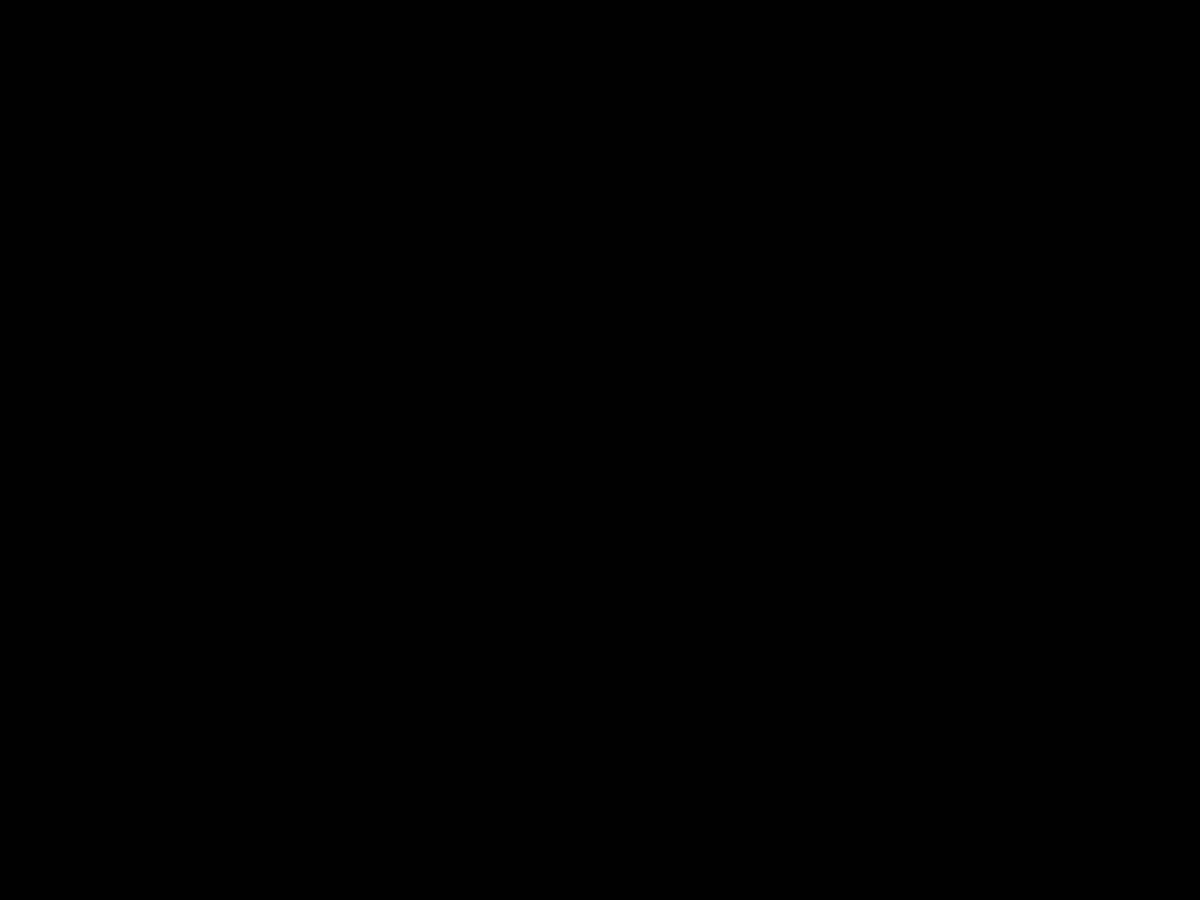
Frame 1 (no input)
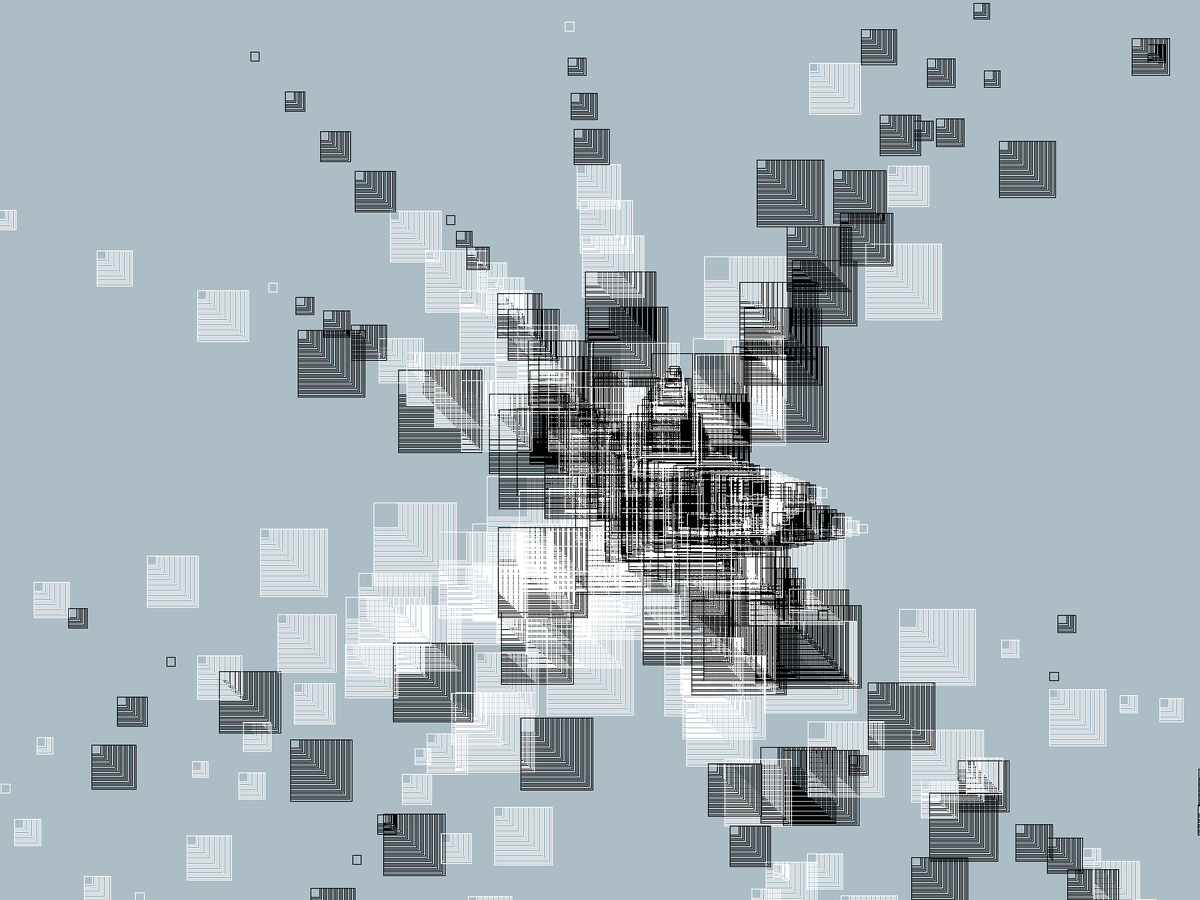
Frame 60 (the mouse pressed at the canvas centre just before this capture)
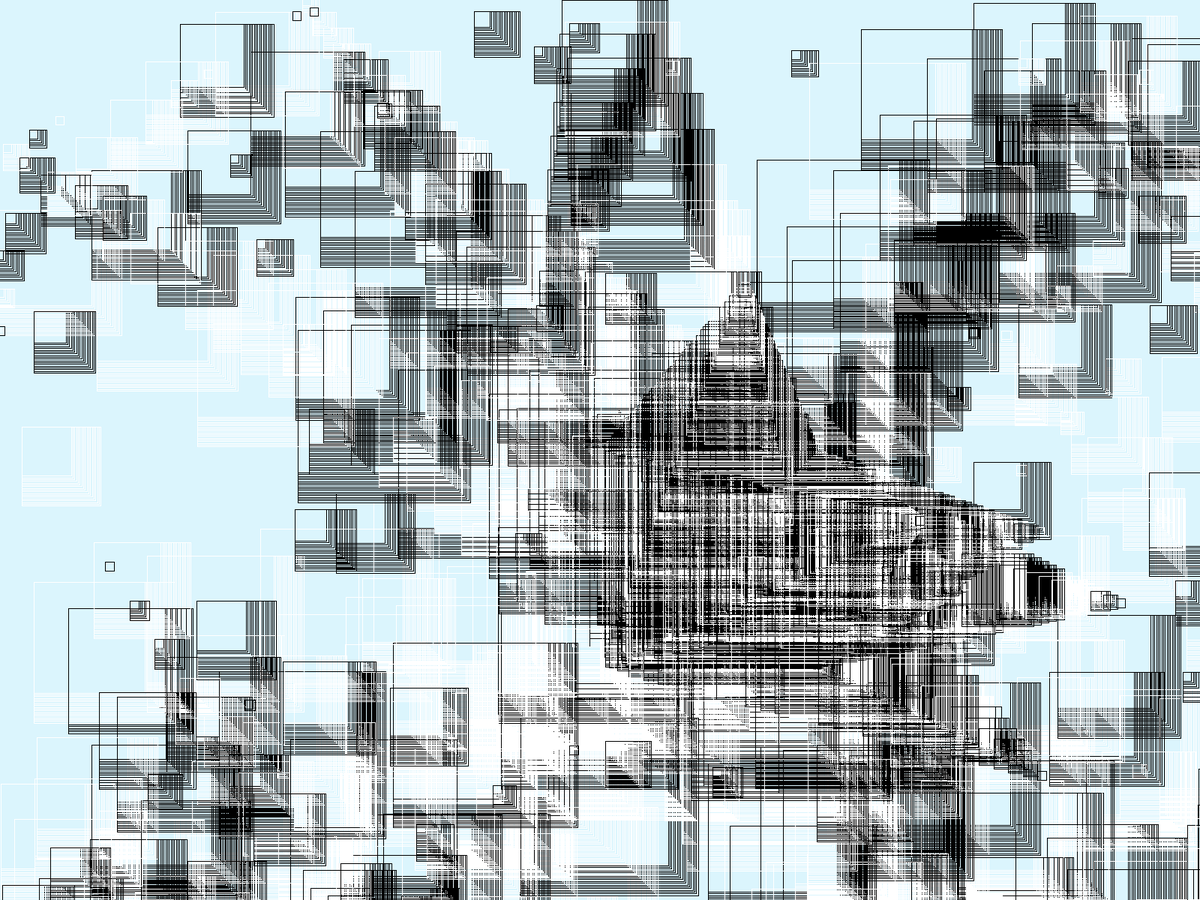
Frame 120 (the mouse held since frame 60 and released just before this capture)

The Processing sketch that drew these frames (run headless with seeded random() and noise(); from frame 60 on, the mouse is pressed at the canvas centre):

// Processing sketch: BeingBattle
// ── BeingBattle.pde
/**
 * Constants
 */

private int NUM_OF_TRAJECTORIES = 32;

/**
 * Values
 */

private float clearScreenProbability;

private ArrayList<Trajectory> trajectories;

private ArrayList<Being> beings;

private color lastBeingColor;

private color backgroundColor;

/**
 * Lifecycle
 */

void setup() {
  //size(1920, 1080);
  // fullScreen();
  fullScreen(2);


  background(0);

  clearScreenProbability = 0.08f;
  initTrajectories();
  beings = new ArrayList<Being>();
}

void draw() {

  if (random(1f) < clearScreenProbability) {
    backgroundColor = getRandomColor();
    background(backgroundColor);
  }
  updateTrajectories();
  updateAndDrawBeings();
}

void keyPressed() {
  initTrajectories();
  beings = new ArrayList<Being>();
}
/**
 * Implementations
 */

private void initTrajectories() {
  trajectories = new ArrayList<Trajectory>();

  for (int i = 0; i < NUM_OF_TRAJECTORIES; i++) {
    final PVector trajectoryPosition = new PVector(width / 2f, height / 2f);
    addTrajectory(trajectoryPosition);
  }
}

private void addTrajectory(final PVector position) {
  trajectories.add(new Trajectory(position));
}

private void addBeing(final PVector position) {
  final color beingColor;// = getRandomColor();
  if (lastBeingColor == 0xFFFFFFFF) {
    beingColor = 0xFF000000;
  } else {
    beingColor = 0xFFFFFFFF;
  }
  final Being newBeing = new Being(position, beingColor);
  beings.add(newBeing);
  lastBeingColor = beingColor;
}

private void updateTrajectories() {
  for (final Trajectory currentTrajectory : trajectories) {
    final boolean dropBeing = currentTrajectory.updateAndDropBeing();

    if (dropBeing) {
      addBeing(currentTrajectory.getPosition());
    }
  }
}

private void updateAndDrawBeings() {
  for (int beingIndex = 0; beingIndex < beings.size(); beingIndex++) {
    final Being currentBeing = beings.get(beingIndex);

    final boolean beingIsAlive = currentBeing.updateAndDraw();
    if (!beingIsAlive) {
      beings.remove(beingIndex);
    }
  }
}

private color getRandomColor() {
  return getRandomColor(0xFF);
}

private color getRandomColor(final int alpha) {
  return color(
    (int) random(100) + 155, 
    (int) random(100) + 155, 
    (int) random(100) + 155, 
    alpha
    );
}

// ── Being.pde
class Being {
  
  private PVector position;
  
  private float size;
  
  private float growthRate;
  
  private float maxSize;
  
  private color color_;
  
  private Being() {
    size = min(width, height) / 128f;
    growthRate = size / 4f;
    maxSize = size * 48f;
  }
  
  Being(final PVector position_, final color color__) {
    this();
    position = position_;
    color_ = color__;
  }
  
  boolean updateAndDraw() {
    size += growthRate;
    
    if (size > maxSize) {
      return false;
    }
    
    //noStroke();
    //fill(color_);
    
    noFill();
    stroke(color_);
    
    rect(position.x, position.y, size, size);
    //ellipse(position.x, position.y, size, size);
    
    return true;
  }
}
// ── Trajectory.pde
class Trajectory {

  private PVector position;

  private PVector movement;

  private int ageBetweenDrops;

  private int age;

  private int ageOfLastBeingDrop;

  private Trajectory() {
    age = 0;
    ageOfLastBeingDrop = 0;
  }

  Trajectory(final PVector position_) {
    this();
    position = position_;

    final float maxRandomMovement = min(width, height) / 64f;

    final PVector randomMovement = new PVector();
    randomMovement.x = (maxRandomMovement / 2f) - random(maxRandomMovement);
    randomMovement.y = (maxRandomMovement / 2f) - random(maxRandomMovement);
    setMovement(randomMovement.mult(2f));
  }

  Trajectory(final PVector position_, final PVector movement_) {
    this();
    position = position_;
    setMovement(movement_);
  }

  void setMovement(final PVector movement_) {
    movement = movement_;
    ageBetweenDrops = (int) (movement.mag() / 2f);
  }

  PVector getPosition() {
    return position;
  }

  boolean updateAndDropBeing() {
    position = PVector.add(position, movement);

    avoidCollision();

    if (age++ - ageOfLastBeingDrop >= ageBetweenDrops) {
      ageOfLastBeingDrop = age;
      return true;
    } else {
      return false;
    }
  }

  private void avoidCollision() {
    if (position.x < 0f || position.x > width) {
      movement.x *= -0.95f;
    }
    
    if (position.y < 0f || position.y > height) {
      movement.y *= -0.95f;
    }
  }
}
